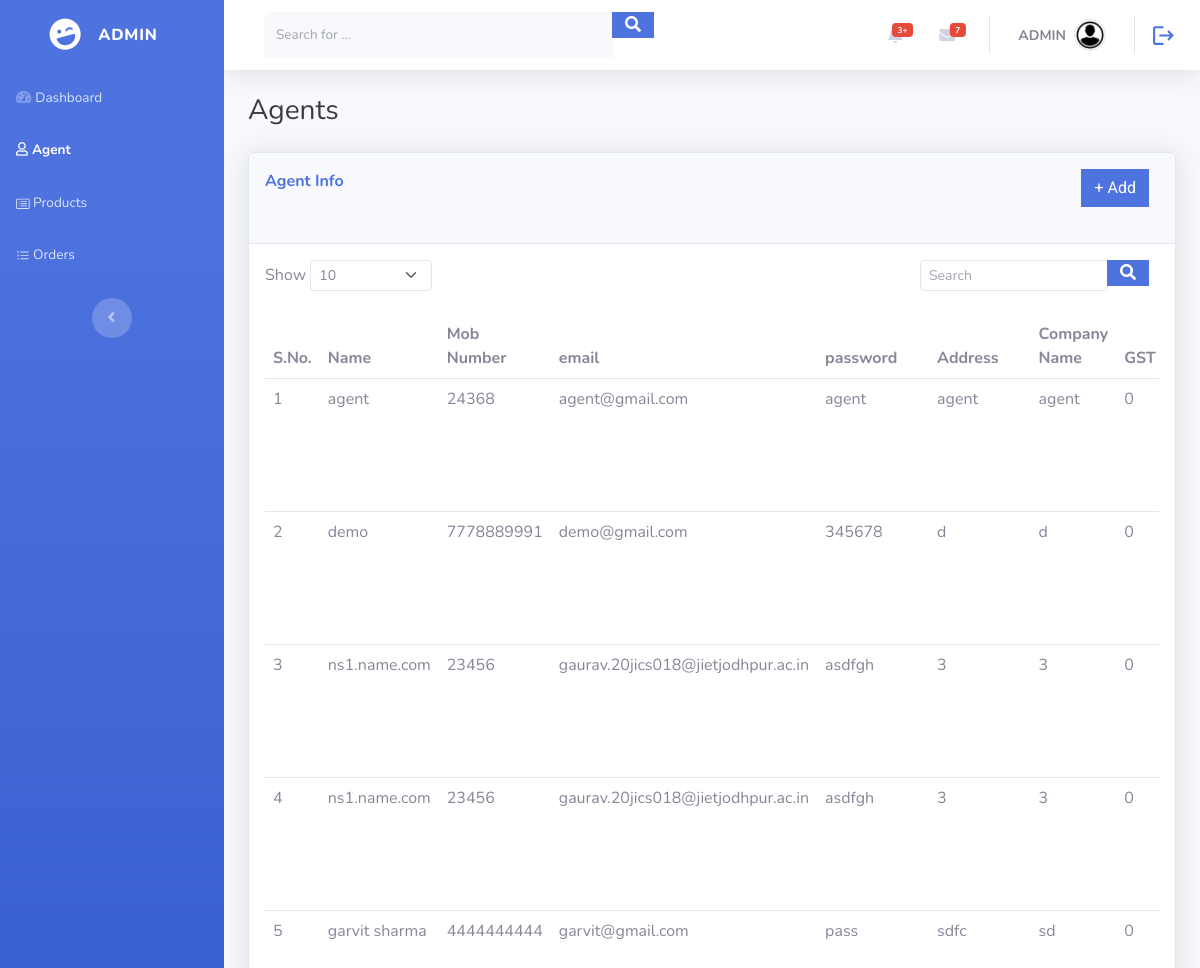
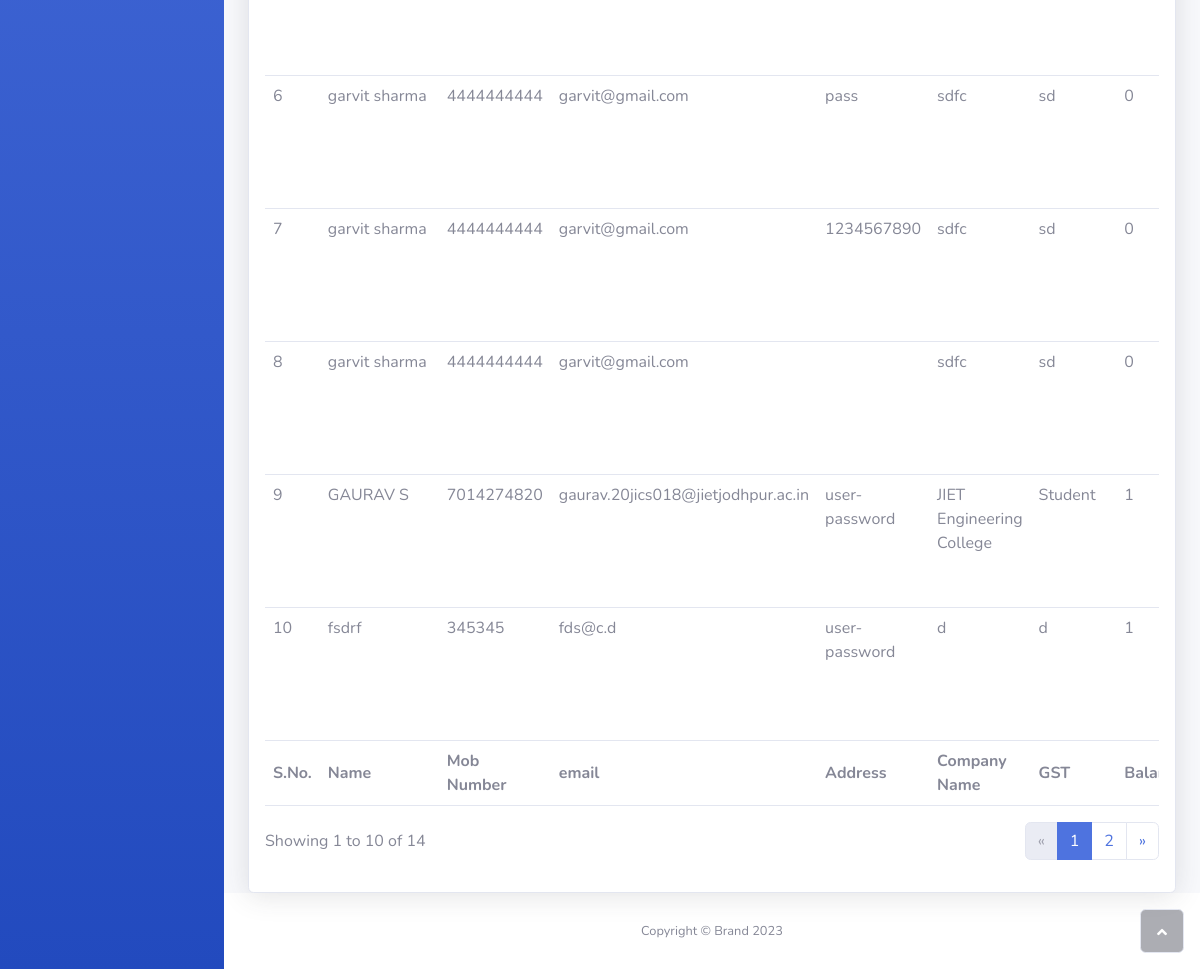
Screenshot of /admin/agents.php (signed in) with the database file from the repository (2 pictures, top to bottom).
### tables this page shows
CREATE TABLE `agents` (
  `id` int(11) NOT NULL,
  `name` varchar(50) NOT NULL,
  `mob_no` bigint(10) NOT NULL,
  `email` varchar(50) NOT NULL,
  `password` varchar(100) NOT NULL,
  `address` varchar(200) NOT NULL,
  `company` varchar(50) NOT NULL,
  `gst` int(50) NOT NULL,
  `balance` bigint(20) NOT NULL,
  `slab` int(3) NOT NULL
);

### admin/agents.php (the view, shortened to what this page needs)
<?php
    include('header.php');
    ?>
    <body id="page-top">
    <div id="wrapper">
        <nav class="navbar navbar-dark align-items-start sidebar sidebar-dark accordion bg-gradient-primary p-0">
            <div class="container-fluid d-flex flex-column p-0"><a class="navbar-brand d-flex justify-content-center align-items-center sidebar-brand m-0" href="index.php">
                    <div class="sidebar-brand-icon rotate-n-15"><i class="fas fa-laugh-wink"></i></div>
                    <div class="sidebar-brand-text mx-3"><span>ADMIN</span></div>
                </a>
                <ul class="navbar-nav text-light" id="accordionSidebar">
                    <li class="nav-item"><a class="nav-link" href="index.php"><i class="fas fa-tachometer-alt"></i><span>Dashboard</span></a></li>
                    <li class="nav-item"><a class="nav-link active" href="agents.php"><i class="far fa-user"></i><span>Agent</span></a><a class="nav-link" href="products.php"><span>&nbsp;Products</span></a><a class="nav-link" href="orders.php"><span>&nbsp;Orders</span></a></li>
                </ul>
                <div class="text-center d-none d-md-inline"><button class="btn rounded-circle border-0" id="sidebarToggle" type="button"></button></div>
            </div>
        </nav>
        <?php
    include('navbar.php');
    include('database.php');
    if(isset($_GET['limit'])){
        $limit = $_GET['limit'];
    }else{
        $limit = 10;
    }
    if(isset($_GET['page'])){
        $page = $_GET['page'];
    }else{
        $page = 1;
    }
    $offset = ($page - 1) * $limit;
$table_search = "";
        if($table_search == ""){
            $query = "SELECT * FROM agents ORDER BY id DESC LIMIT {$offset},{$limit}";
    $result = mysqli_query($conn, $query);
        }else{
            $query = "SELECT * FROM agents WHERE name LIKE '%$table_search%' or  mob_no LIKE '%$table_search%'  or  email LIKE '%$table_search%'  or  address LIKE '%$table_search%'  or  company LIKE '%$table_search%'  ORDER BY id DESC LIMIT {$offset},{$limit}";
    $result = mysqli_query($conn, $query);
        }
            ?>
                <div class="container-fluid">
                    <h3 class="text-dark mb-4">Agents</h3>
                    <div class="card shadow">
                        <div class="card-header py-3">
                            <div class="row">
                                <div class="col">
                                    <p class="text-primary m-0 fw-bold">Agent Info</p>
                                </div>
                                <div class="col" style="text-align: right;"><a class="btn btn-primary" role="button" style="text-align: left;" href="add_agent.php">+ Add</a></div>
                            </div>
                        </div>
                        <div class="card-body">
                            <div class="row">
                                <div class="col-md-6 text-nowrap">
                                    <div id="dataTable_length" class="dataTables_length" aria-controls="dataTable"><label class="form-label">Show&nbsp;<select class="d-inline-block form-select form-select-sm" onchange="this.options[this.selectedIndex].value && (window.location = this.options[this.selectedIndex].value);">
                                                <option value="agents.php?limit=10" <?php
                                                if(!(isset($_GET['limit'])) || ($_GET['limit'] == 10)){
                                                    echo 'selected';
                                                }
                                            ?>>10</option>
                                            </select>&nbsp;</label></div>
                                </div>
                                <div class="col-md-6">
                                    <div class="text-md-end dataTables_filter" id="dataTable_filter">
                                        <form class="d-none d-sm-inline-block me-auto ms-md-3 my-2 my-md-0 mw-100 navbar-search" method="POST" action="agents.php">
                                            <div class="input-group">
                                                <label class="form-label">
                                                    <input type="text" class="form-control form-control-sm" aria-controls="dataTable" placeholder="Search" name="table_search">
                                                </label>
                                                <button class="btn btn-primary py-0" type="submit" name="table_search_submit"><i class="fas fa-search"></i></button>
                                            </div>
                                        </form>
                                    </div>
                                </div>
                            </div>
                            <div class="table-responsive table mt-2" id="dataTable" role="grid" aria-describedby="dataTable_info">
                                <table class="table my-0" id="dataTable">
                                    <thead>
                                        <tr>
                                            <th>S.No.</th>
                                            <th>Name</th>
                                            <th>Mob Number</th>
                                            <th>email</th>
                                            <th>password</th>
                                            <th>Address</th>
                                            <th>Company Name</th>
                                            <th>GST</th>
                                        </tr>
                                    </thead>
                                    <tbody>
                                    <?php
                                        if (mysqli_num_rows($result) > 0) {
                                            $sn=$offset+1;
                                            while($data = mysqli_fetch_assoc($result)) {
                                    ?>
                                        <tr>
                                            <td> <?php echo $sn; ?> </td>
                                            <td> <?php echo $data['name']; ?> </td>
                                            <td> <?php echo $data['mob_no']; ?> </td>
                                            <td> <?php echo $data['email']; ?> </td>
                                            <td> <?php echo $data['password']; ?> </td>
                                            <td> <?php echo $data['address']; ?> </td>
                                            <td> <?php echo $data['company']; ?> </td>
                                            <td> <?php echo $data['gst']; ?> </td>
                                        </tr>
                                    <?php
                                        $sn++;
                                    }
                                }else{
                                            ?>
                                            <td colspan="8"> <center><span style="color:red;">No data found</span></center> </td>
                                            <?php
                                        }  ?>
                                    </tbody>
                                    <tfoot>
                                        <tr>
                                        <td><strong>S.No.</strong></td>
                                        <td><strong>Name</strong></td>
                                            <td><strong>Mob Number</strong></td>
                                            <td><strong>email</strong></td>
                                            <td><strong>Address</strong></td>
                                            <td><strong>Company Name</strong></td>
                                            <td><strong>GST</strong></td>
                                            <td><strong>Balance</strong></td>
                                        </tr>
                                    </tfoot>
                                </table>
                            </div>
                            <?php
                            $sql = "SELECT * FROM agents";
                            $rs = mysqli_query($conn, $sql);
                            if(mysqli_num_rows($rs) > 0){
                                $total_records = mysqli_num_rows($rs);
                                $total_page = ceil($total_records / $limit);
                                $show_from_record = ($offset + 1);
                                if($page!=$total_page){
                                    $show_to_record = ($limit * $page);
                                }else{
                                    $show_to_record = $total_records;
                                }
                                ?>
                            <div class="row">
                                <div class="col-md-6 align-self-center">
                                    <p id="dataTable_info" class="dataTables_info" role="status" aria-live="polite"><?php echo'Showing '.$show_from_record.' to '.$show_to_record.' of '.$total_records; ?></p>
                                </div>
                                <div class="col-md-6">
                                    <nav class="d-lg-flex justify-content-lg-end dataTables_paginate paging_simple_numbers">
                                        <ul class="pagination">
                                            <?php
                                            if($page > 1){
                                                echo '<li class="page-item"><a class="page-link" aria-label="Previous" href="agents.php?page='.($page -1).'"><span aria-hidden="true">«</span></a></li>';
                                            }else{
                                                echo '<li class="page-item disabled"><a class="page-link" aria-label="Previous" href="agents.php?page='.($page -1).'"><span aria-hidden="true">«</span></a></li>';
                                            }
                                            for($i =1; $i<=$total_page; $i++){
                                                if($i == $page){
                                                    $active = "active";
                                                }else{
                                                    $active = "";
                                                }
                                                echo '<li class="page-item '.$active.'"><a class="page-link" href="agents.php?page='.$i.'">'.$i.'</a></li>';
                                            }
                                            if($total_page > $page){
                                                echo '<li class="page-item"><a class="page-link" aria-label="Next" href="agents.php?page='.($page +1).'"><span aria-hidden="true">»</span></a></li>';
                                            }else{
                                                echo '<li class="page-item disabled"><a class="page-link" aria-label="Next" href="agents.php?page='.($page +1).'"><span aria-hidden="true">»</span></a></li>';
                                            }
                                            ?>
                                        </ul>
                                    </nav>
                                </div>
                            </div>
<?php
                            }
                            ?>
                        </div>
                    </div>
                </div>
            </div>
            <?php
            include 'footer.php'
            ?>

### admin/assets/css/Form-1.css (style rules this page uses)
.btn { margin: 0px 10px; margin-bottom: 20px; }
.btn { border-radius: 0; }
.btn { font-family: 'Roboto'; font-weight: 400; }

### rows the page displays
agents: name "agent", mob_no "24368", email "agent@gmail.com", password "agent", address "agent", company "agent", gst "0"
agents: name "demo", mob_no "7778889991", email "demo@gmail.com", password "345678", address "d", company "d", gst "0"
agents: name "ns1.name.com", mob_no "23456", email "gaurav.20jics018@jietjodhpur.ac.in", password "asdfgh", address "3", company "3", gst "0"
agents: name "ns1.name.com", mob_no "23456", email "gaurav.20jics018@jietjodhpur.ac.in", password "asdfgh", address "3", company "3", gst "0"
agents: name "garvit sharma", mob_no "4444444444", email "garvit@gmail.com", password "pass", address "sdfc", company "sd", gst "0"
agents: name "garvit sharma", mob_no "4444444444", email "garvit@gmail.com", password "pass", address "sdfc", company "sd", gst "0"
agents: name "garvit sharma", mob_no "4444444444", email "garvit@gmail.com", password "1234567890", address "sdfc", company "sd", gst "0"
agents: name "garvit sharma", mob_no "4444444444", email "garvit@gmail.com", address "sdfc", company "sd", gst "0"
agents: name "GAURAV S", mob_no "7014274820", email "gaurav.20jics018@jietjodhpur.ac.in", password "user-password", address "JIET Engineering College", company "Student", gst "1"
agents: name "fsdrf", mob_no "345345", email "fds@c.d", password "user-password", address "d", company "d", gst "1"

### other values shown
$_SESSION['admin-name'] "ADMIN"
$show_from_record "1"
$show_to_record "10"
$total_records "14"
